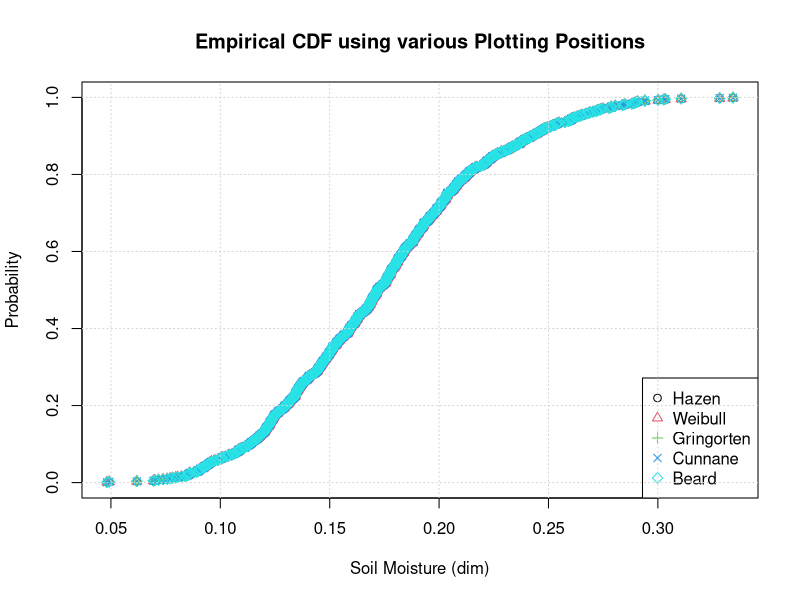

R code for this plot:
# Script to construct KDE for Soil Moisture
# Use KDE to obtain a Probability value
# Venki Uddameri, Ph.D., P.E.

# A Generic Plotting Position Function
plotpos <- function(alpha,x)
{
x.sort <- sort(x)
x.rank <- rank(x.sort)
N <- length(x.sort)
Fx <- (x.rank - alpha)/(N+1-2*alpha)
return(Fx)
}

# Set working directory and read data
dir <- '/home/vuddameri/CE5315-New/Rcode/CDF'
setwd(dir)
a <- read.csv('soilmoisturedata.csv')
JSM <- a$Junction..mm
summary(JSM)

# Normalize the soil moisture in mm to a dimensionless value
JSM <- JSM/1600  # 1600 mm is the height of the soil column
summary(JSM)

# Set up alphas for different Plotting positions
alpha <- c(0.5,0.0,0.44,0.4,0.31)
alpha.dat <- matrix(alpha,5,1)  # Put it in the matrix form
ppx <- apply(alpha.dat,1,plotpos,JSM) # Use apply to loop over different alphas
ppnames <- c('Hazen','Weibull','Gringorten','Cunnane','Beard') # add column names
colnames(ppx) <- ppnames
JSM.sort <- sort(JSM)  # Create sorted soil moisture series

# Make the plot
plot(JSM.sort,ppx[,1],ylim=c(0,1),col=1,xlab='Soil Moisture (dim)',ylab='Probability',pch=1)
points(JSM.sort,ppx[,2],col=2,pch=2)
points(JSM.sort,ppx[,3],col=3,pch=3)
points(JSM.sort,ppx[,4],col=4,pch=4)
points(JSM.sort,ppx[,5],col=5,pch=5)
title('Empirical CDF using various Plotting Positions')
legend('bottomright',legend= ppnames,
col=c(1,2,3,4,5),pch=c(1,2,3,4,5))
grid()

# Compute the risk of soil dryness
cutoff <- 0.136
Hazen.dry <- approx(ppx[,1],JSM.sort,cutoff)$y
Weibull.dry <- approx(ppx[,2],JSM.sort,cutoff)$y
Gringorten.dry <- approx(ppx[,3],JSM.sort,cutoff)$y
Cunnane.dry <- approx(ppx[,4],JSM.sort,cutoff)$y
Beard.dry <- approx(ppx[,5],JSM.sort,cutoff)$y
risks <- c(Hazen.dry,Weibull.dry,Gringorten.dry,Cunnane.dry,Beard.dry)
names(risks) <- ppnames
round(risks,4)

